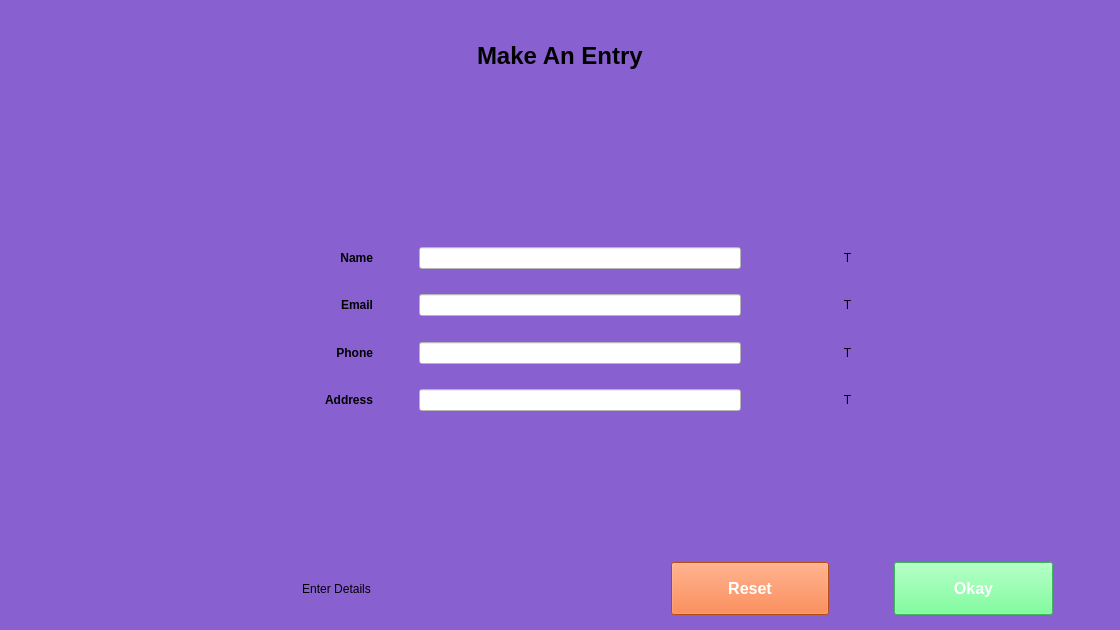
<?xml version="1.0" encoding="UTF-8"?>
<ui version="4.0">
 <class>Form</class>
 <widget class="QWidget" name="Form">
  <property name="geometry">
   <rect>
    <x>0</x>
    <y>0</y>
    <width>1120</width>
    <height>630</height>
   </rect>
  </property>
  <property name="windowTitle">
   <string>Form</string>
  </property>
  <property name="styleSheet">
   <string notr="true">/*background-color:#59BAEA;*/
background-color:#8860D0;
</string>
  </property>
  <layout class="QVBoxLayout" name="verticalLayout" stretch="2,1,8,1,2">
   <item>
    <layout class="QHBoxLayout" name="horizontalLayout_3">
     <item>
      <spacer name="horizontalSpacer">
       <property name="orientation">
        <enum>Qt::Horizontal</enum>
       </property>
       <property name="sizeHint" stdset="0">
        <size>
         <width>40</width>
         <height>20</height>
        </size>
       </property>
      </spacer>
     </item>
     <item>
      <widget class="QLabel" name="label">
       <property name="font">
        <font>
         <pointsize>18</pointsize>
         <weight>75</weight>
         <bold>true</bold>
        </font>
       </property>
       <property name="text">
        <string>Make An Entry</string>
       </property>
      </widget>
     </item>
     <item>
      <spacer name="horizontalSpacer_2">
       <property name="orientation">
        <enum>Qt::Horizontal</enum>
       </property>
       <property name="sizeHint" stdset="0">
        <size>
         <width>40</width>
         <height>20</height>
        </size>
       </property>
      </spacer>
     </item>
    </layout>
   </item>
   <item>
    <spacer name="verticalSpacer">
     <property name="orientation">
      <enum>Qt::Vertical</enum>
     </property>
     <property name="sizeHint" stdset="0">
      <size>
       <width>20</width>
       <height>40</height>
      </size>
     </property>
    </spacer>
   </item>
   <item>
    <layout class="QGridLayout" name="gridLayout" rowstretch="5,3,1,3,1,3,1,3,5" columnstretch="4,5,1,8,2,1,6" rowminimumheight="0,0,0,0,0,0,0,0,0">
     <item row="5" column="3">
      <widget class="QLineEdit" name="le_phone">
       <property name="styleSheet">
        <string notr="true">background-color:white;</string>
       </property>
      </widget>
     </item>
     <item row="1" column="1">
      <widget class="QLabel" name="label_3">
       <property name="font">
        <font>
         <weight>75</weight>
         <bold>true</bold>
        </font>
       </property>
       <property name="text">
        <string>Name</string>
       </property>
       <property name="alignment">
        <set>Qt::AlignRight|Qt::AlignTrailing|Qt::AlignVCenter</set>
       </property>
      </widget>
     </item>
     <item row="3" column="5">
      <widget class="QLabel" name="lb_emailico">
       <property name="text">
        <string>T</string>
       </property>
       <property name="alignment">
        <set>Qt::AlignCenter</set>
       </property>
      </widget>
     </item>
     <item row="7" column="5">
      <widget class="QLabel" name="lb_addressico">
       <property name="text">
        <string>T</string>
       </property>
       <property name="alignment">
        <set>Qt::AlignCenter</set>
       </property>
      </widget>
     </item>
     <item row="7" column="1">
      <widget class="QLabel" name="label_6">
       <property name="font">
        <font>
         <weight>75</weight>
         <bold>true</bold>
        </font>
       </property>
       <property name="text">
        <string>Address</string>
       </property>
       <property name="alignment">
        <set>Qt::AlignRight|Qt::AlignTrailing|Qt::AlignVCenter</set>
       </property>
      </widget>
     </item>
     <item row="3" column="3">
      <widget class="QLineEdit" name="le_email">
       <property name="styleSheet">
        <string notr="true">background-color:white;
</string>
       </property>
      </widget>
     </item>
     <item row="7" column="3">
      <widget class="QLineEdit" name="le_address">
       <property name="styleSheet">
        <string notr="true">background-color:white;</string>
       </property>
      </widget>
     </item>
     <item row="0" column="3">
      <spacer name="verticalSpacer_6">
       <property name="orientation">
        <enum>Qt::Vertical</enum>
       </property>
       <property name="sizeHint" stdset="0">
        <size>
         <width>20</width>
         <height>40</height>
        </size>
       </property>
      </spacer>
     </item>
     <item row="2" column="3">
      <spacer name="verticalSpacer_5">
       <property name="orientation">
        <enum>Qt::Vertical</enum>
       </property>
       <property name="sizeHint" stdset="0">
        <size>
         <width>20</width>
         <height>40</height>
        </size>
       </property>
      </spacer>
     </item>
     <item row="7" column="6">
      <spacer name="horizontalSpacer_22">
       <property name="orientation">
        <enum>Qt::Horizontal</enum>
       </property>
       <property name="sizeHint" stdset="0">
        <size>
         <width>40</width>
         <height>20</height>
        </size>
       </property>
      </spacer>
     </item>
     <item row="3" column="4">
      <spacer name="horizontalSpacer_16">
       <property name="orientation">
        <enum>Qt::Horizontal</enum>
       </property>
       <property name="sizeHint" stdset="0">
        <size>
         <width>40</width>
         <height>20</height>
        </size>
       </property>
      </spacer>
     </item>
     <item row="3" column="6">
      <spacer name="horizontalSpacer_20">
       <property name="orientation">
        <enum>Qt::Horizontal</enum>
       </property>
       <property name="sizeHint" stdset="0">
        <size>
         <width>40</width>
         <height>20</height>
        </size>
       </property>
      </spacer>
     </item>
     <item row="1" column="4">
      <spacer name="horizontalSpacer_15">
       <property name="orientation">
        <enum>Qt::Horizontal</enum>
       </property>
       <property name="sizeHint" stdset="0">
        <size>
         <width>40</width>
         <height>20</height>
        </size>
       </property>
      </spacer>
     </item>
     <item row="7" column="4">
      <spacer name="horizontalSpacer_18">
       <property name="orientation">
        <enum>Qt::Horizontal</enum>
       </property>
       <property name="sizeHint" stdset="0">
        <size>
         <width>40</width>
         <height>20</height>
        </size>
       </property>
      </spacer>
     </item>
     <item row="5" column="6">
      <spacer name="horizontalSpacer_21">
       <property name="orientation">
        <enum>Qt::Horizontal</enum>
       </property>
       <property name="sizeHint" stdset="0">
        <size>
         <width>40</width>
         <height>20</height>
        </size>
       </property>
      </spacer>
     </item>
     <item row="1" column="2">
      <spacer name="horizontalSpacer_11">
       <property name="orientation">
        <enum>Qt::Horizontal</enum>
       </property>
       <property name="sizeHint" stdset="0">
        <size>
         <width>40</width>
         <height>20</height>
        </size>
       </property>
      </spacer>
     </item>
     <item row="1" column="6">
      <spacer name="horizontalSpacer_19">
       <property name="orientation">
        <enum>Qt::Horizontal</enum>
       </property>
       <property name="sizeHint" stdset="0">
        <size>
         <width>40</width>
         <height>20</height>
        </size>
       </property>
      </spacer>
     </item>
     <item row="7" column="0">
      <spacer name="horizontalSpacer_10">
       <property name="orientation">
        <enum>Qt::Horizontal</enum>
       </property>
       <property name="sizeHint" stdset="0">
        <size>
         <width>40</width>
         <height>20</height>
        </size>
       </property>
      </spacer>
     </item>
     <item row="5" column="0">
      <spacer name="horizontalSpacer_9">
       <property name="orientation">
        <enum>Qt::Horizontal</enum>
       </property>
       <property name="sizeHint" stdset="0">
        <size>
         <width>40</width>
         <height>20</height>
        </size>
       </property>
      </spacer>
     </item>
     <item row="3" column="0">
      <spacer name="horizontalSpacer_8">
       <property name="orientation">
        <enum>Qt::Horizontal</enum>
       </property>
       <property name="sizeHint" stdset="0">
        <size>
         <width>40</width>
         <height>20</height>
        </size>
       </property>
      </spacer>
     </item>
     <item row="5" column="2">
      <spacer name="horizontalSpacer_13">
       <property name="orientation">
        <enum>Qt::Horizontal</enum>
       </property>
       <property name="sizeHint" stdset="0">
        <size>
         <width>40</width>
         <height>20</height>
        </size>
       </property>
      </spacer>
     </item>
     <item row="1" column="0">
      <spacer name="horizontalSpacer_7">
       <property name="orientation">
        <enum>Qt::Horizontal</enum>
       </property>
       <property name="sizeHint" stdset="0">
        <size>
         <width>40</width>
         <height>20</height>
        </size>
       </property>
      </spacer>
     </item>
     <item row="3" column="2">
      <spacer name="horizontalSpacer_12">
       <property name="orientation">
        <enum>Qt::Horizontal</enum>
       </property>
       <property name="sizeHint" stdset="0">
        <size>
         <width>40</width>
         <height>20</height>
        </size>
       </property>
      </spacer>
     </item>
     <item row="5" column="4">
      <spacer name="horizontalSpacer_17">
       <property name="orientation">
        <enum>Qt::Horizontal</enum>
       </property>
       <property name="sizeHint" stdset="0">
        <size>
         <width>40</width>
         <height>20</height>
        </size>
       </property>
      </spacer>
     </item>
     <item row="7" column="2">
      <spacer name="horizontalSpacer_14">
       <property name="orientation">
        <enum>Qt::Horizontal</enum>
       </property>
       <property name="sizeHint" stdset="0">
        <size>
         <width>40</width>
         <height>20</height>
        </size>
       </property>
      </spacer>
     </item>
     <item row="1" column="3">
      <widget class="QLineEdit" name="le_name">
       <property name="styleSheet">
        <string notr="true">background-color:white;</string>
       </property>
      </widget>
     </item>
     <item row="5" column="5">
      <widget class="QLabel" name="lb_phoneico">
       <property name="text">
        <string>T</string>
       </property>
       <property name="alignment">
        <set>Qt::AlignCenter</set>
       </property>
      </widget>
     </item>
     <item row="1" column="5">
      <widget class="QLabel" name="lb_nameico">
       <property name="text">
        <string>T</string>
       </property>
       <property name="alignment">
        <set>Qt::AlignCenter</set>
       </property>
      </widget>
     </item>
     <item row="3" column="1">
      <widget class="QLabel" name="label_4">
       <property name="font">
        <font>
         <weight>75</weight>
         <bold>true</bold>
        </font>
       </property>
       <property name="text">
        <string>Email</string>
       </property>
       <property name="alignment">
        <set>Qt::AlignRight|Qt::AlignTrailing|Qt::AlignVCenter</set>
       </property>
      </widget>
     </item>
     <item row="5" column="1">
      <widget class="QLabel" name="label_5">
       <property name="font">
        <font>
         <weight>75</weight>
         <bold>true</bold>
        </font>
       </property>
       <property name="text">
        <string>Phone</string>
       </property>
       <property name="alignment">
        <set>Qt::AlignRight|Qt::AlignTrailing|Qt::AlignVCenter</set>
       </property>
      </widget>
     </item>
     <item row="6" column="3">
      <spacer name="verticalSpacer_3">
       <property name="orientation">
        <enum>Qt::Vertical</enum>
       </property>
       <property name="sizeHint" stdset="0">
        <size>
         <width>20</width>
         <height>40</height>
        </size>
       </property>
      </spacer>
     </item>
     <item row="4" column="3">
      <spacer name="verticalSpacer_4">
       <property name="orientation">
        <enum>Qt::Vertical</enum>
       </property>
       <property name="sizeHint" stdset="0">
        <size>
         <width>20</width>
         <height>40</height>
        </size>
       </property>
      </spacer>
     </item>
     <item row="8" column="3">
      <spacer name="verticalSpacer_7">
       <property name="orientation">
        <enum>Qt::Vertical</enum>
       </property>
       <property name="sizeHint" stdset="0">
        <size>
         <width>20</width>
         <height>40</height>
        </size>
       </property>
      </spacer>
     </item>
    </layout>
   </item>
   <item>
    <spacer name="verticalSpacer_2">
     <property name="orientation">
      <enum>Qt::Vertical</enum>
     </property>
     <property name="sizeHint" stdset="0">
      <size>
       <width>20</width>
       <height>40</height>
      </size>
     </property>
    </spacer>
   </item>
   <item>
    <layout class="QHBoxLayout" name="horizontalLayout" stretch="1,10,1,3,1,3,1">
     <item>
      <spacer name="horizontalSpacer_3">
       <property name="orientation">
        <enum>Qt::Horizontal</enum>
       </property>
       <property name="sizeHint" stdset="0">
        <size>
         <width>40</width>
         <height>20</height>
        </size>
       </property>
      </spacer>
     </item>
     <item>
      <widget class="QLabel" name="lb_warning">
       <property name="text">
        <string>Enter Details</string>
       </property>
       <property name="alignment">
        <set>Qt::AlignCenter</set>
       </property>
      </widget>
     </item>
     <item>
      <spacer name="horizontalSpacer_4">
       <property name="orientation">
        <enum>Qt::Horizontal</enum>
       </property>
       <property name="sizeHint" stdset="0">
        <size>
         <width>40</width>
         <height>20</height>
        </size>
       </property>
      </spacer>
     </item>
     <item>
      <widget class="QPushButton" name="pushbt_reset">
       <property name="styleSheet">
        <string notr="true">/*background-color: #f4511e;*/
background-color: rgb(255, 104, 29);
color: white;
padding: 16px 32px;
text-align: center;
font-size: 16px;
margin: 4px 2px;
font-weight:bold;</string>
       </property>
       <property name="text">
        <string>Reset</string>
       </property>
      </widget>
     </item>
     <item>
      <spacer name="horizontalSpacer_6">
       <property name="orientation">
        <enum>Qt::Horizontal</enum>
       </property>
       <property name="sizeHint" stdset="0">
        <size>
         <width>40</width>
         <height>20</height>
        </size>
       </property>
      </spacer>
     </item>
     <item>
      <widget class="QPushButton" name="pushbt_okay">
       <property name="styleSheet">
        <string notr="true">/*background-color: #f4511e;*/
background-color: rgb(90, 255, 129);
color: white;
padding: 16px 32px;
text-align: center;
font-size: 16px;
margin: 4px 2px;
font-weight:bold;</string>
       </property>
       <property name="text">
        <string>Okay</string>
       </property>
      </widget>
     </item>
     <item>
      <spacer name="horizontalSpacer_5">
       <property name="orientation">
        <enum>Qt::Horizontal</enum>
       </property>
       <property name="sizeHint" stdset="0">
        <size>
         <width>40</width>
         <height>20</height>
        </size>
       </property>
      </spacer>
     </item>
    </layout>
   </item>
  </layout>
 </widget>
 <resources/>
 <connections/>
</ui>
